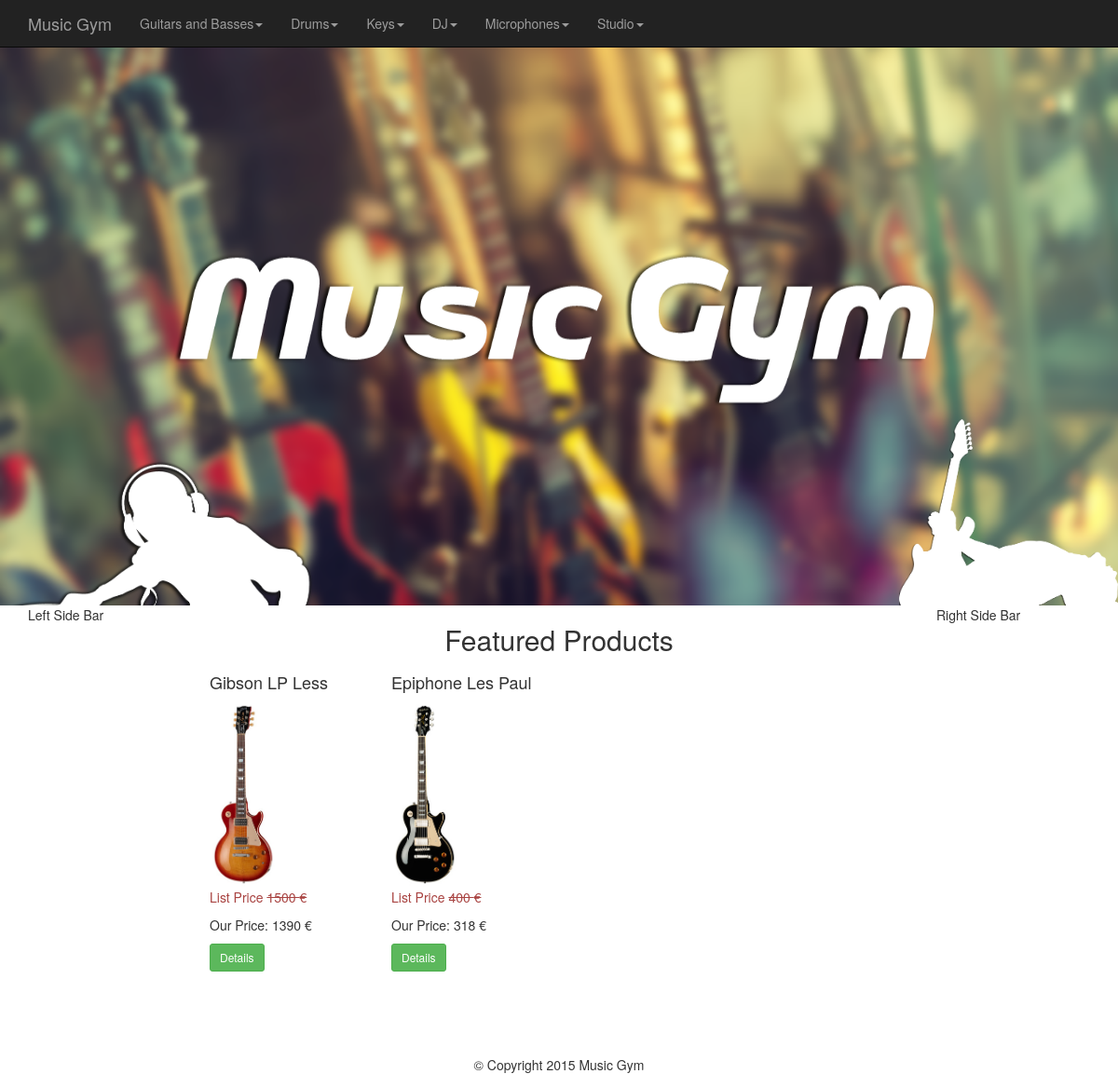
The page / on the database its author committed.
### tables this page shows
CREATE TABLE IF NOT EXISTS `categories` (
  `id` int(11) NOT NULL AUTO_INCREMENT,
  `category` varchar(255) NOT NULL,
  `parent` int(11) NOT NULL DEFAULT '0',
  PRIMARY KEY (`id`)
);

CREATE TABLE IF NOT EXISTS `products` (
  `id` int(11) NOT NULL AUTO_INCREMENT,
  `title` varchar(255) NOT NULL,
  `price` decimal(10,0) NOT NULL,
  `list_price` decimal(10,0) NOT NULL,
  `brand` int(11) NOT NULL,
  `categories` varchar(255) NOT NULL,
  `image` varchar(255) NOT NULL,
  `description` text NOT NULL,
  `featured` tinyint(4) NOT NULL DEFAULT '0',
  `deleted` tinyint(4) NOT NULL DEFAULT '0',
  `quantity` int(11) NOT NULL,
  PRIMARY KEY (`id`)
);

### index.php (the view)
<?php
require_once 'core/init.php';
include 'includes/head.php';
include 'includes/navigation.php';
include 'includes/headerfull.php';
include 'includes/leftbar.php';
$sql = "SELECT * FROM  products WHERE featured = 1";
$featured = $db->query($sql);
?>
            <div class="col-md-8">
                <div class="row">
                    <h2 class="text-center">Featured Products</h2>
                    <?php while($product = mysqli_fetch_assoc($featured)) : ?>
                        <div class="col-md-3">
                            <h4><?= $product['title']; ?></h4>
                            <img src="<?= $product['image'];?>" alt="<?= $product['title']; ?>" class="img-thumb"/>
                            <p class="list-price text-danger">List Price <s><?= $product['list_price'];?> &euro;</s></p>
                            <p class="price">Our Price: <?= $product['price'];?> &euro;</p>
                            <button type="button" class="btn btn-sm btn-success" onclick="detailsmodal(<?= $product['id']; ?>)" >Details</button>
                        </div>
                    <?php endwhile; ?>
                </div>
            </div>
<?php
include 'includes/rightbar.php';
include 'includes/footer.php';
?>

### includes/head.php (shortened to what this page needs)
<!DOCTYPE html>
<html>
    <head>
        <link rel="stylesheet" href="css/bootstrap.min.css">
        <link rel="stylesheet" href="css/main.css">
    </head>
    <body>

### includes/navigation.php (shortened to what this page needs)
<?php
$sql = "SELECT * FROM categories WHERE parent = 0";
$pquery = $db->query($sql);
?>
        <nav class="navbar navbar-inverse navbar-fixed-top">
            <div class="container">
                <a href="index.php" class="navbar-brand">Music Gym</a>
                <ul class="nav navbar-nav">
                    <?php while($parent = mysqli_fetch_assoc($pquery))  : ?>
                    <li class="dropdown">
                        <a href="#" class="dropdown-toggle" data-toggle="dropdown"><?php echo $parent['category']; ?><span class="caret"></span></a>
                    </li>
                    <?php endwhile; ?>
                </ul>
            </div>
        </nav>

### includes/headerfull.php (shortened to what this page needs)
<div id="headerWrapper">
    <div id="logotext"></div>
    <div id="fore"></div>
</div>
<div class="container-fluid">

### includes/leftbar.php
<div class="col-md-2">Left Side Bar</div>

### includes/rightbar.php
<div class="col-md-2">Right Side Bar</div>

### includes/footer.php (shortened to what this page needs)
</div><br><br>
    <footer class="text-center" id="footer">&copy; Copyright 2015 Music Gym</footer>
    </body>
</html>

### css/main.css (style rules this page uses)
body { padding-top: 50px; }
#headerWrapper { position: relative; padding: 0; margin: 0; overflow: hidden; height: 600px; background-image: url(../images/headerlogo/background.png); background-repeat: no-repeat; background-size: 100% 700px; background-position: top center; background-attachment: fixed; }
#logotext { position: absolute; width: 100%; height: 180px; background-image: url(../images/headerlogo/logo.png); background-repeat: no-repeat; background-position: center; background-size: 70% 180px; top: 50%; margin-top: -90px; }
#fore { position: absolute; width: 100%; height: 400px; background-image: url(../images/headerlogo/riff.png); background-size: auto 400px; background-repeat: no-repeat; background-position: right bottom; top: 400px; right: -10px; }
.img-thumb { width: auto; height: 200px; }
#footer { margin-top: 50px; }

### rows shown on the page
categories: category "Guitars and Basses"
categories: category "Drums"
categories: category "Keys"
categories: category "DJ"
categories: category "Microphones"
categories: category "Studio"
products: title "Gibson LP Less", image+title (picture), list_price "1500", price "1390"
products: title "Epiphone Les Paul", image+title (picture), list_price "400", price "318"
